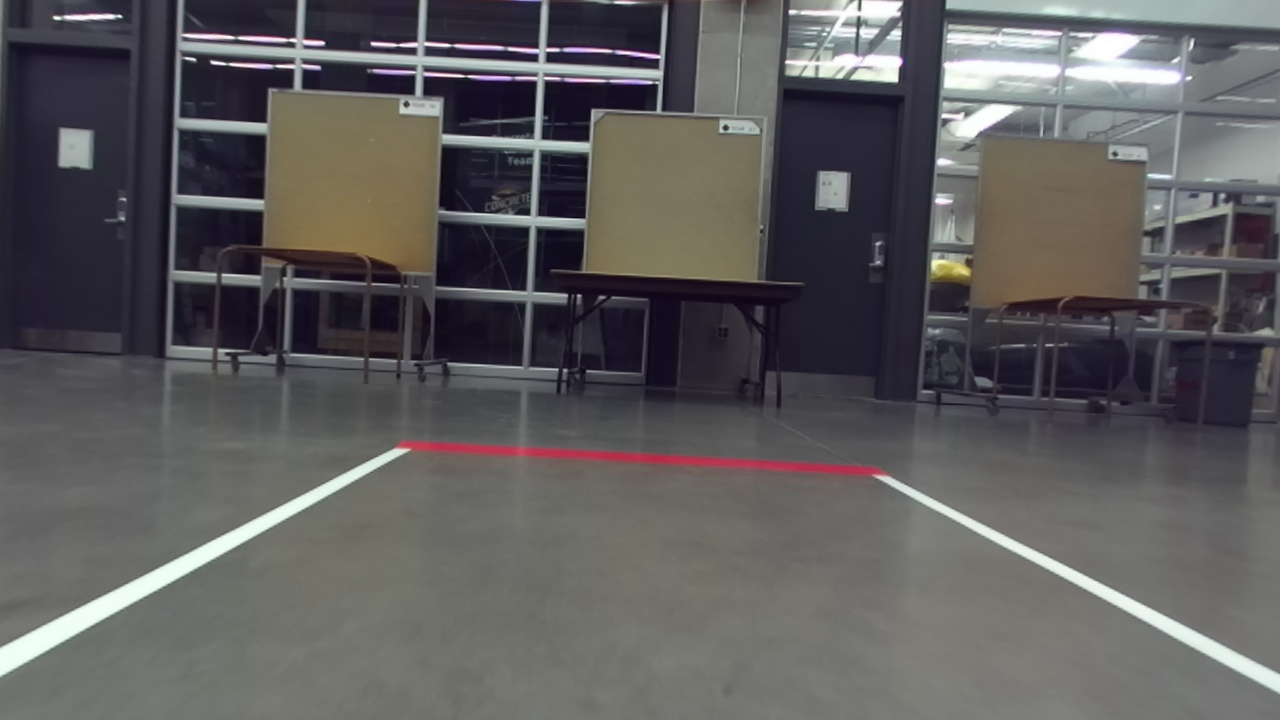
#> input picture Tools/images/image1.jpg, 1280 x 720 px, found by its file name
$ jupyter execute Cropping.ipynb
#> lines starting #> are read from the running program, lines starting #| are printed output that depends on the picture
## Cropping

[cell 1]
import cv2
import numpy as np

image = cv2.imread('images/image1.jpg')
#> image is the input picture: shape (720, 1280, 3); mean B, G, R 92.7, 91.8, 93.5
height, width = image.shape[:2]
#> height = 720; width = 1280

# Let's get the starting pixel coordiantes (top  left of cropping rectangle)
start_row, start_col = int(height * .25), int(width * .25)
#> start_row = 180; start_col = 320

# Let's get the ending pixel coordinates (bottom right)
end_row, end_col = int(height * .75), int(width * .75)
#> end_row = 540; end_col = 960

# Simply use indexing to crop out the rectangle we desire
cropped = image[start_row:end_row , start_col:end_col]
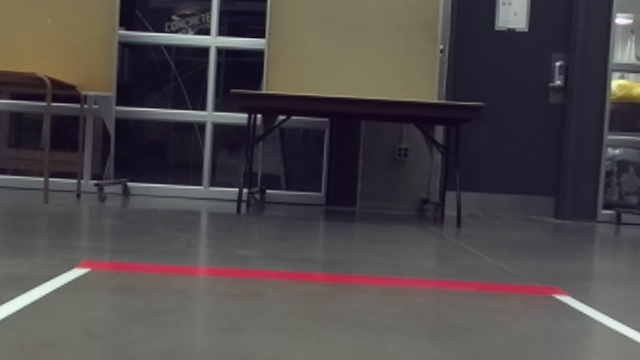
#> cropped: shape (360, 640, 3); mean B, G, R 74.4, 73.1, 78.2

cv2.imshow("Original Image", image)
cv2.waitKey(0)
cv2.imshow("Cropped Image", cropped)
cv2.waitKey(0)
cv2.destroyAllWindows()
